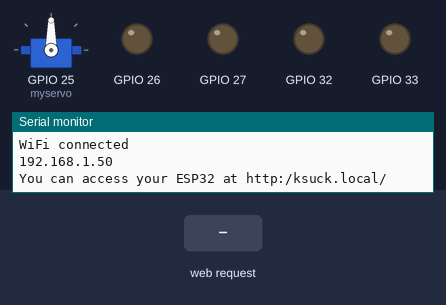
A sketch run on a simulated ESP32. On the bench: servo, output pins drawn as LEDs (lit = HIGH), the last lines printed to the serial monitor. The inputs (shaded band) are chosen by the test bench. WiFi joins after 1.5 s; servers stay silent unless stated; a WiFi scan finds three made-up networks.

Above: at 5.2 s.
5.3 s: HTTP request GET /forward received
At 6.3 s:
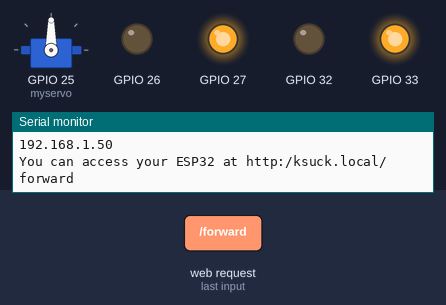
6.8 s: HTTP request GET /backward received
At 7.4 s:
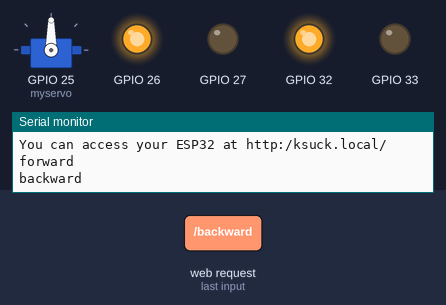
8.3 s: HTTP request GET /left received
At 8.6 s:
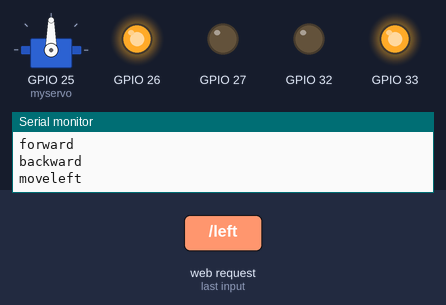
9.8 s: HTTP request GET /right received
At 10.9 s:
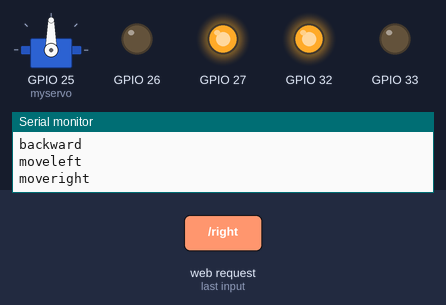
11.3 s: HTTP request GET /setSteering?value=1 received
At 12.0 s:
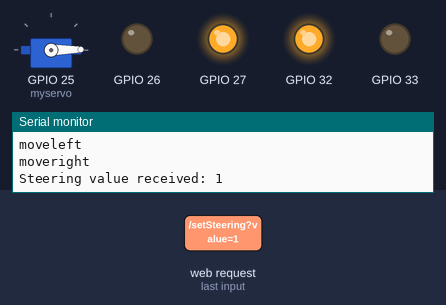
12.8 s: HTTP request GET /stop received
At 13.2 s:
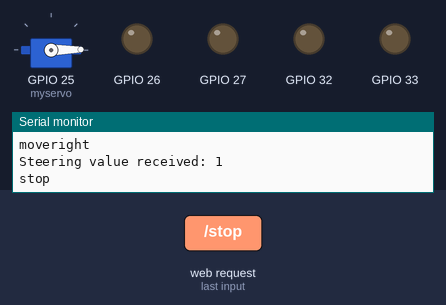
Timing chart, 0 to 15.3 s (numbered marks = the images above; inputs shaded):
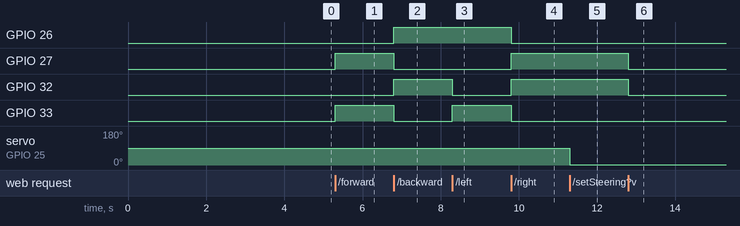

The sketch:

esp32control_server.ino
```cpp
#include <WiFi.h>
#include <WebServer.h>
#include <ESPmDNS.h>
#include <ESP32Servo.h>

const char *ssid = "Ksuck";
const char *password = "5555555555";
WebServer server(8080);

Servo myservo;

int led_logic = 0;

void led_func() {
    server.sendHeader("Access-Control-Allow-Origin", "*");
    server.send(200);
}

void steering() {
  if (server.hasArg("value")) {
    String value = server.arg("value");
    Serial.println("Steering value received: " + value);
    // สามารถใช้ค่าที่ได้รับมาควบคุมมอเตอร์หรืออุปกรณ์อื่นๆได้ 90 50
    int steeringValue = value.toInt();
    myservo.write(steeringValue);
    // เพิ่มโค้ดที่นี่เพื่อควบคุมฮาร์ดแวร์ตามค่าที่ได้รับ
  }
  server.sendHeader("Access-Control-Allow-Origin", "*");
  server.send(200, "text/plain", "Value received");
}

void motor_forward() {
  Serial.println("forward");
  server.sendHeader("Access-Control-Allow-Origin", "*");
  server.send(200, "text/plain", "Value received");
  digitalWrite(26,LOW);
  digitalWrite(27,HIGH);
  digitalWrite(32,LOW);
  digitalWrite(33,HIGH);

}

void motor_backward() {
  Serial.println("backward");
  server.sendHeader("Access-Control-Allow-Origin", "*");
  server.send(200, "text/plain", "Value received");
  digitalWrite(26,HIGH);
  digitalWrite(27,LOW);
  digitalWrite(32,HIGH);
  digitalWrite(33,LOW);
}

void motor_moveleft() {
  Serial.println("moveleft");
  server.sendHeader("Access-Control-Allow-Origin", "*");
  server.send(200, "text/plain", "Value received");

  digitalWrite(26,HIGH);
  digitalWrite(27,LOW);
  digitalWrite(32,LOW);
  digitalWrite(33,HIGH);
}

void motor_moveright() {
  Serial.println("moveright");
  server.sendHeader("Access-Control-Allow-Origin", "*");
  server.send(200, "text/plain", "Value received");

  digitalWrite(26,LOW);
  digitalWrite(27,HIGH);
  digitalWrite(32,HIGH);
  digitalWrite(33,LOW);
}

void motor_stop() {
  Serial.println("stop");
  server.sendHeader("Access-Control-Allow-Origin", "*");
  server.send(200, "text/plain", "Value received");

  digitalWrite(26,LOW);
  digitalWrite(27,LOW);
  digitalWrite(32,LOW);
  digitalWrite(33,LOW);
}

void setup() {
  Serial.begin(115200);
  //
  myservo.attach(25);
  myservo.write(90);
  pinMode(26, OUTPUT);
  pinMode(27, OUTPUT);
  pinMode(32, OUTPUT);
  pinMode(33, OUTPUT);

  //สแกน wifi
  Serial.println("Scanning for networks...");
  int numNetworks = WiFi.scanNetworks();  // สแกนหา Wi-Fi

  Serial.print("Found ");
  Serial.print(numNetworks);
  Serial.println(" networks");

  // แสดงรายชื่อ SSID และความแรงของสัญญาณ (RSSI)
  for (int i = 0; i < numNetworks; i++) {
    Serial.print("Network: ");
    Serial.println(WiFi.SSID(i));  // ชื่อเครือข่าย (SSID)
    Serial.print("Signal Strength (RSSI): ");
    Serial.println(WiFi.RSSI(i));  // ความแรงของสัญญาณ
    Serial.println("--------------------");
  }

  Serial.println("Connecting to WiFi...");
  // เชื่อมต่อกับ Wi-Fi
  WiFi.begin(ssid, password);
  WiFi.setSleep(false);
  // รอจนกว่าจะเชื่อมต่อสำเร็จ
  while (WiFi.status() != WL_CONNECTED) {
    delay(1000);
    Serial.print(".");
  }

  // เมื่อเชื่อมต่อสำเร็จ
  Serial.println("");
  Serial.println("WiFi connected");
  //Serial.print("IP Address: ");
  //Serial.println(WiFi.localIP());  // แสดง IP address ของ ESP32
  //Serial.print("Camera Stream Ready! Visit: http://");
  Serial.println(WiFi.localIP());
  if (!MDNS.begin("ksuck")) {  // เปลี่ยน "myesp" เป็นชื่อที่คุณต้องการ
    Serial.println("Error starting mDNS");
    return;
  }

  MDNS.addService("http", "tcp", 8080);
  Serial.println("You can access your ESP32 at http:/ksuck.local/");

  // Define routes
  server.on("/led", led_func);
  server.on("/setSteering", steering);
  //motor
  server.on("/forward", motor_forward);
  server.on("/backward", motor_backward);
  server.on("/left", motor_moveleft);
  server.on("/right", motor_moveright);
  server.on("/stop", motor_stop);

  // Start the server
  server.begin();
}

void loop() {
  server.handleClient();
}
```

Measured:
- after the input at 5.3 s, GPIO 27, GPIO 33: LOW → HIGH at once
- after the input at 6.8 s, GPIO 26, GPIO 32: LOW → HIGH at once; GPIO 27, GPIO 33: HIGH → LOW at once
- after the input at 8.3 s, GPIO 32: HIGH → LOW at once; GPIO 33: LOW → HIGH at once
- after the input at 9.8 s, GPIO 26, GPIO 33: HIGH → LOW at once; GPIO 27, GPIO 32: LOW → HIGH at once
- after the input at 11.3 s, servo on GPIO 25 (myservo): 90° → 1° at once
- after the input at 12.8 s, GPIO 27, GPIO 32: HIGH → LOW at once
